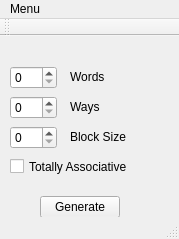
<?xml version="1.0" encoding="UTF-8"?>
<ui version="4.0">
 <class>MainWindow</class>
 <widget class="QMainWindow" name="MainWindow">
  <property name="geometry">
   <rect>
    <x>0</x>
    <y>0</y>
    <width>179</width>
    <height>239</height>
   </rect>
  </property>
  <property name="windowTitle">
   <string>MainWindow</string>
  </property>
  <widget class="QWidget" name="centralWidget">
   <widget class="QCheckBox" name="TotallyAssoCheckBock">
    <property name="geometry">
     <rect>
      <x>10</x>
      <y>120</y>
      <width>151</width>
      <height>21</height>
     </rect>
    </property>
    <property name="text">
     <string>Totally Associative</string>
    </property>
   </widget>
   <widget class="QPushButton" name="pushButton">
    <property name="geometry">
     <rect>
      <x>40</x>
      <y>160</y>
      <width>80</width>
      <height>22</height>
     </rect>
    </property>
    <property name="text">
     <string>Generate</string>
    </property>
   </widget>
   <widget class="QSpinBox" name="WordsQu">
    <property name="geometry">
     <rect>
      <x>10</x>
      <y>30</y>
      <width>47</width>
      <height>23</height>
     </rect>
    </property>
   </widget>
   <widget class="QSpinBox" name="WaysQu">
    <property name="geometry">
     <rect>
      <x>10</x>
      <y>60</y>
      <width>47</width>
      <height>23</height>
     </rect>
    </property>
   </widget>
   <widget class="QSpinBox" name="BlockSiz">
    <property name="geometry">
     <rect>
      <x>10</x>
      <y>90</y>
      <width>47</width>
      <height>23</height>
     </rect>
    </property>
   </widget>
   <widget class="QLabel" name="WordsLabel">
    <property name="geometry">
     <rect>
      <x>70</x>
      <y>30</y>
      <width>71</width>
      <height>21</height>
     </rect>
    </property>
    <property name="text">
     <string>Words</string>
    </property>
   </widget>
   <widget class="QLabel" name="WaysLabel">
    <property name="geometry">
     <rect>
      <x>70</x>
      <y>60</y>
      <width>71</width>
      <height>21</height>
     </rect>
    </property>
    <property name="text">
     <string>Ways</string>
    </property>
   </widget>
   <widget class="QLabel" name="BlockLabel">
    <property name="geometry">
     <rect>
      <x>70</x>
      <y>90</y>
      <width>71</width>
      <height>21</height>
     </rect>
    </property>
    <property name="text">
     <string>Block Size</string>
    </property>
   </widget>
  </widget>
  <widget class="QMenuBar" name="menuBar">
   <property name="geometry">
    <rect>
     <x>0</x>
     <y>0</y>
     <width>179</width>
     <height>19</height>
    </rect>
   </property>
   <widget class="QMenu" name="menuMenu">
    <property name="title">
     <string>Menu</string>
    </property>
    <addaction name="actionExit"/>
   </widget>
   <addaction name="menuMenu"/>
  </widget>
  <widget class="QToolBar" name="mainToolBar">
   <attribute name="toolBarArea">
    <enum>TopToolBarArea</enum>
   </attribute>
   <attribute name="toolBarBreak">
    <bool>false</bool>
   </attribute>
  </widget>
  <widget class="QStatusBar" name="statusBar"/>
  <action name="actionExit">
   <property name="text">
    <string>Exit</string>
   </property>
  </action>
  <action name="actionGenerate">
   <property name="text">
    <string>Generate</string>
   </property>
   <property name="toolTip">
    <string>&lt;html&gt;&lt;head/&gt;&lt;body&gt;&lt;p&gt;Generate table&lt;/p&gt;&lt;/body&gt;&lt;/html&gt;</string>
   </property>
  </action>
 </widget>
 <layoutdefault spacing="6" margin="11"/>
 <resources/>
 <connections/>
</ui>
